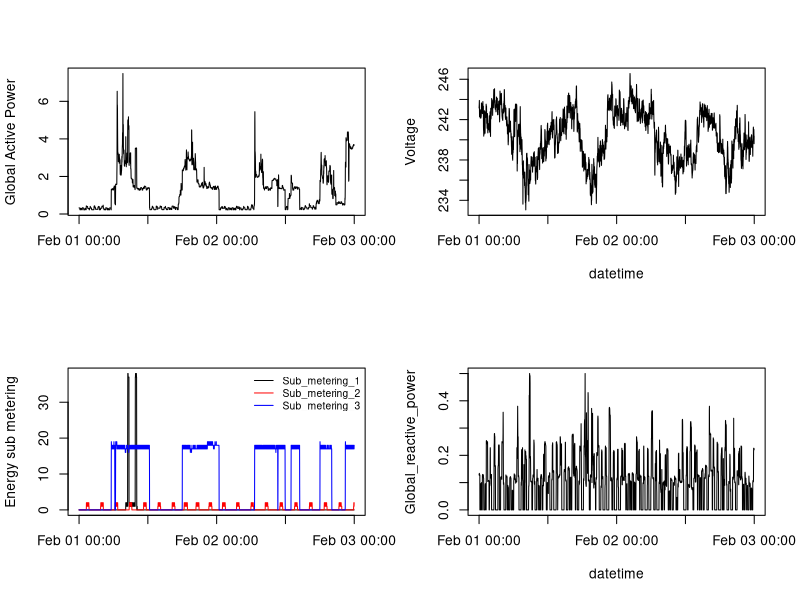

This chart was generated by the following R code:
# Plot 4

# Get the Data
# NOTE: I subsetted the data and then saved just the subset as "GraphData.txt" in order to
#       avoid the file size limitations imposed by GitHub

GraphData <- read.table("GraphData.txt", sep = " ", header = TRUE, colClasses = "character")
GraphData$Global_active_power <- as.numeric(GraphData$Global_active_power)
GraphData$Sub_metering_1 <- as.numeric(GraphData$Sub_metering_1)
GraphData$Sub_metering_2 <- as.numeric(GraphData$Sub_metering_2)
GraphData$Sub_metering_3 <- as.numeric(GraphData$Sub_metering_3)
GraphData$Voltage <- as.numeric(GraphData$Voltage)
GraphData$Global_reactive_power <- as.numeric(GraphData$Global_reactive_power)
str(GraphData)

# Draw the four plot grid

GraphData$DateTime = paste(GraphData$Date, GraphData$Time)
GraphData$DateTime <- strptime(GraphData$DateTime, format = "%d/%m/%Y %H:%M:%S")
png(file = "plot4.png",
    width = 480, height = 480,
    bg = "white")
par(mfrow = c(2,2))  # set up a 2 by 2 grid for graphing

# top-left
plot(GraphData$DateTime,GraphData$Global_active_power,
     type = "l",
     ylab = 'Global Active Power',
     xlab = '')

# top-right
plot(GraphData$DateTime,GraphData$Voltage,
     type = "l",
     ylab = 'Voltage',
     xlab = 'datetime')

# bottom-left
plot(GraphData$DateTime,GraphData$Sub_metering_1,
     type = "l",
     col = "black",
     ylab = 'Energy sub metering',
     xlab = '')
points(GraphData$DateTime,GraphData$Sub_metering_2,
       type = "l",
       col = "red")
points(GraphData$DateTime,GraphData$Sub_metering_3,
       type = "l",
       col = "blue")
legend("topright", legend = c("Sub_metering_1", "Sub_metering_2","Sub_metering_3"), cex = 0.75, bty = "n", lwd = 1, col = c("black", "red", "blue"))  # add a legend

# bottom-right
plot(GraphData$DateTime,GraphData$Global_reactive_power,
     type = "l",
     ylab = 'Global_reactive_power',
     xlab = 'datetime')

par(mfrow = c(1,1))  # return to a 1 by 1 grid
dev.off()
